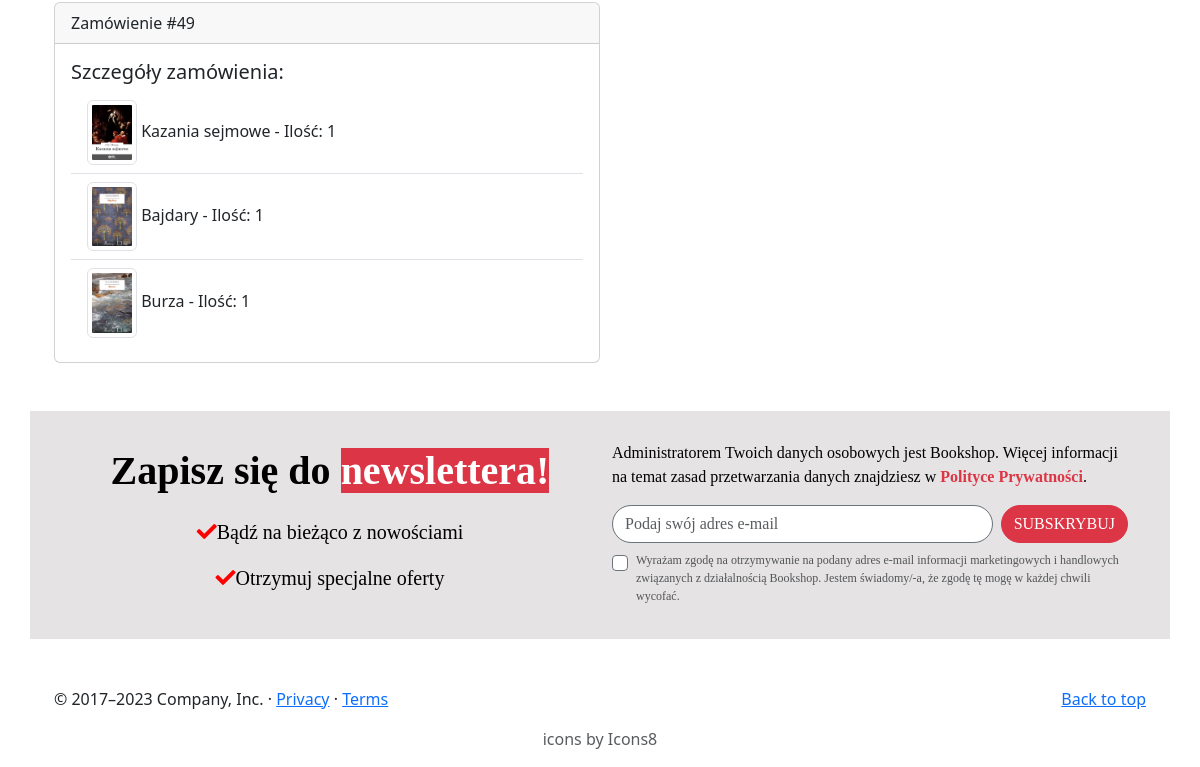
Page /history/ (signed in, lower part) on the earlier database version.
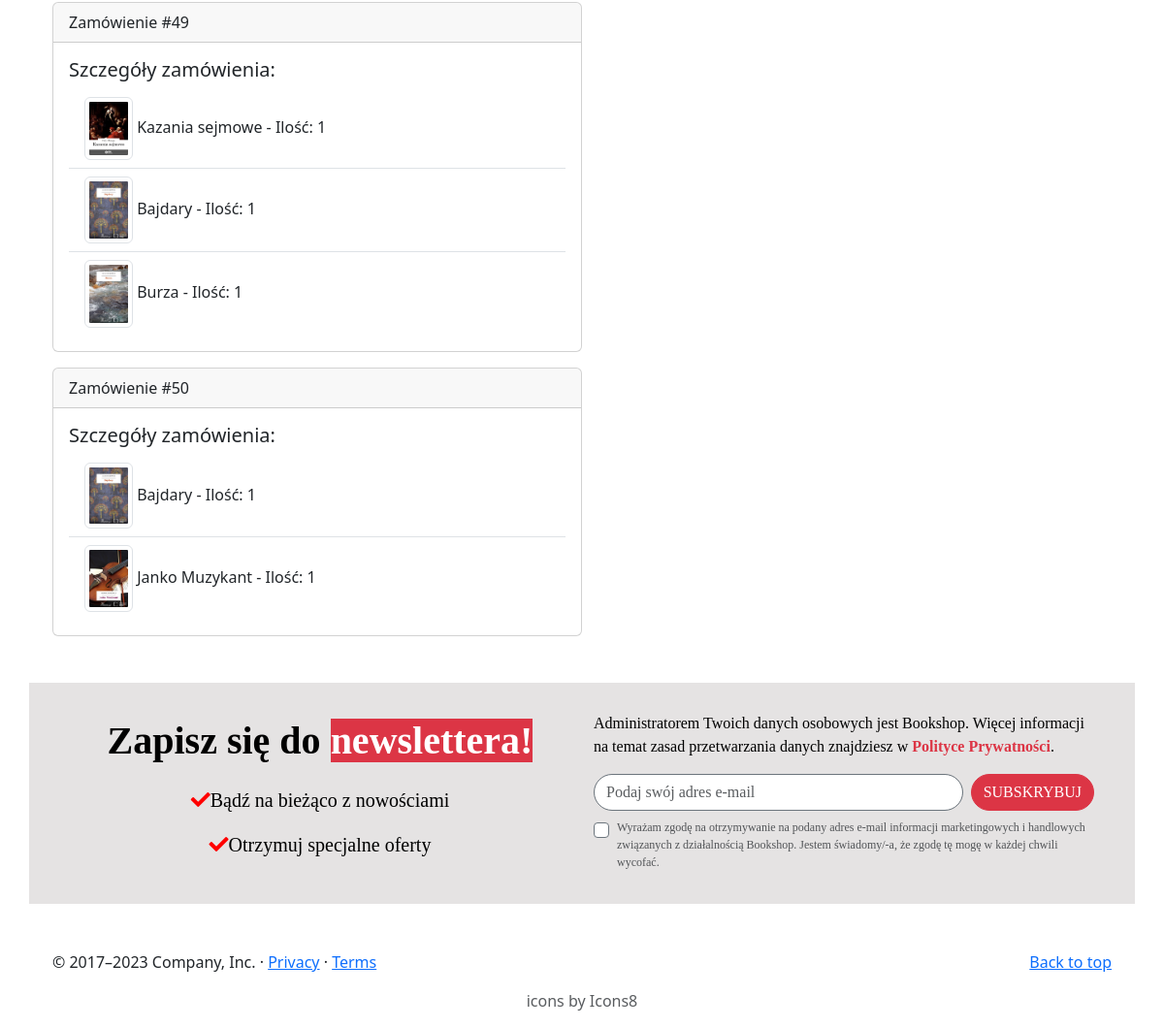
Same page on the later database version.
### myapp/models.py (models this page shows, shortened)
class Order(models.Model):
    user = models.ForeignKey(User, on_delete=models.CASCADE)
    books = models.ManyToManyField(Book, through='OrderItem')
    STATUS_CHOICES = [
        ('pending', 'Pending'),
        ('completed', 'Completed'),
        ('cancelled', 'Cancelled'),
    ]
    status = models.CharField(max_length=10, choices=STATUS_CHOICES, default='pending')

class OrderItem(models.Model):
    book = models.ForeignKey(Book, on_delete=models.CASCADE)
    order = models.ForeignKey(Order, on_delete=models.CASCADE)
    quantity = models.IntegerField(default=1)

class Book(models.Model):
    title = models.CharField(max_length=100)
    author = models.CharField(max_length=100, blank=True)
    price = models.FloatField()
    description = models.TextField()
    file = models.ImageField(upload_to='uploads', blank=True)
    created = models.DateField(auto_now_add=True)
    modified = models.DateField(auto_now=True)
    genres = models.ManyToManyField(Genre, blank=True)

### myapp/views.py (the view)
# urls.py: path('history/', views.history, name='history'),
@login_required()
def history(request):
    orders = Order.objects.filter(user=request.user, status='cancelled').prefetch_related('orderitem_set')
    return render(request, 'myapp/history.html', {'orders': orders})

### myapp/templates/myapp/history.html (shortened to what this page needs)
{% extends 'myapp/base.html' %}
{% block body %}
<div class="container mt-4">
    {% for order in orders %}
        <div class="card mb-3 w-50">
            <div class="card-header">Zamówienie #{{ order.id }}</div>
            <div class="card-body">
                <h5 class="card-title">Szczegóły zamówienia:</h5>
                <ul class="list-group list-group-flush">
                    {% for order_item in order.orderitem_set.all %}
                        <li class="list-group-item">
                            <img src="{{ order_item.book.file.url }}" class="img-thumbnail" style="width: 50px;" alt="Book Cover">
                            {{ order_item.book.title }} - Ilość: {{ order_item.quantity }}
                        </li>
                    {% endfor %}
                </ul>
            </div>
        </div>
    {% endfor %}
</div>
{% endblock %}

Differences in the rows shown:
now on this page (row edited): Order: id "50"
now on this page (row unchanged): OrderItem: book.file (picture), book "Bajdary", quantity "1", shown under "50"
added OrderItem: book.file (picture), book "Janko Muzykant", quantity "1", shown under "50"
